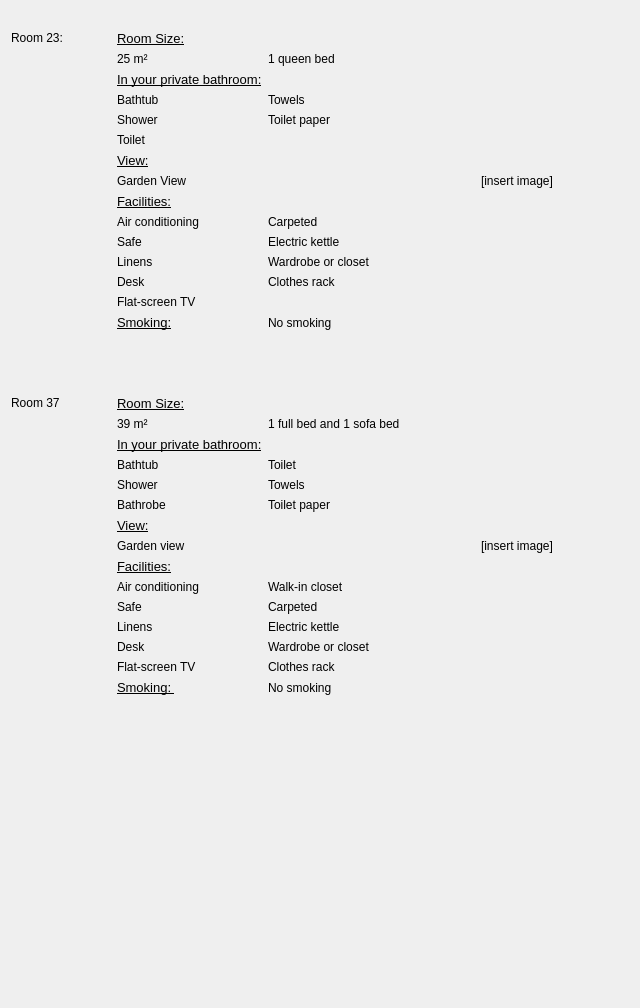
                 <widget class="QWidget" name="scrollAreaWidgetContents_5">
                  <property name="geometry">
                   <rect>
                    <x>0</x>
                    <y>0</y>
                    <width>640</width>
                    <height>1008</height>
                   </rect>
                  </property>
                  <layout class="QGridLayout" name="gridLayout_26">
                   <item row="1" column="0">
                    <layout class="QVBoxLayout" name="verticalLayout_4">
                     <item>
                      <layout class="QGridLayout" name="gridLayout_27">
                       <item row="0" column="1">
                        <spacer name="horizontalSpacer_2">
                         <property name="orientation">
                          <enum>Qt::Orientation::Horizontal</enum>
                         </property>
                         <property name="sizeHint" stdset="0">
                          <size>
                           <width>40</width>
                           <height>20</height>
                          </size>
                         </property>
                        </spacer>
                       </item>
                       <item row="0" column="3">
                        <spacer name="horizontalSpacer_35">
                         <property name="orientation">
                          <enum>Qt::Orientation::Horizontal</enum>
                         </property>
                         <property name="sizeHint" stdset="0">
                          <size>
                           <width>40</width>
                           <height>20</height>
                          </size>
                         </property>
                        </spacer>
                       </item>
                       <item row="0" column="2">
                        <spacer name="horizontalSpacer_5">
                         <property name="orientation">
                          <enum>Qt::Orientation::Horizontal</enum>
                         </property>
                         <property name="sizeHint" stdset="0">
                          <size>
                           <width>40</width>
                           <height>20</height>
                          </size>
                         </property>
                        </spacer>
                       </item>
                       <item row="0" column="4">
                        <spacer name="horizontalSpacer_4">
                         <property name="orientation">
                          <enum>Qt::Orientation::Horizontal</enum>
                         </property>
                         <property name="sizeHint" stdset="0">
                          <size>
                           <width>40</width>
                           <height>20</height>
                          </size>
                         </property>
                        </spacer>
                       </item>
                       <item row="1" column="1" colspan="3">
                        <layout class="QGridLayout" name="gridLayout_2">
                         <item row="1" column="1">
                          <widget class="QLabel" name="label_18">
                           <property name="text">
                            <string>1 queen bed</string>
                           </property>
                          </widget>
                         </item>
                         <item row="10" column="1">
                          <widget class="QLabel" name="label_39">
                           <property name="text">
                            <string>Electric kettle</string>
                           </property>
                          </widget>
                         </item>
                         <item row="12" column="0">
                          <widget class="QLabel" name="label_42">
                           <property name="text">
                            <string>Desk</string>
                           </property>
                          </widget>
                         </item>
                         <item row="10" column="0">
                          <widget class="QLabel" name="label_38">
                           <property name="text">
                            <string>Safe</string>
                           </property>
                          </widget>
                         </item>
                         <item row="14" column="1">
                          <widget class="QLabel" name="label_32">
                           <property name="text">
                            <string>No smoking</string>
                           </property>
                          </widget>
                         </item>
                         <item row="11" column="0">
                          <widget class="QLabel" name="label_40">
                           <property name="text">
                            <string>Linens</string>
                           </property>
                          </widget>
                         </item>
                         <item row="3" column="0">
                          <widget class="QLabel" name="label_25">
                           <property name="text">
                            <string>Bathtub</string>
                           </property>
                          </widget>
                         </item>
                         <item row="7" column="0">
                          <widget class="QLabel" name="label_21">
                           <property name="text">
                            <string>Garden View</string>
                           </property>
                          </widget>
                         </item>
                         <item row="6" column="0">
                          <widget class="QLabel" name="label_29">
                           <property name="font">
                            <font>
                             <pointsize>10</pointsize>
                             <underline>true</underline>
                             <fontweight>DemiBold</fontweight>
                            </font>
                           </property>
                           <property name="text">
                            <string>View:</string>
                           </property>
                          </widget>
                         </item>
                         <item row="4" column="0">
                          <widget class="QLabel" name="label_34">
                           <property name="text">
                            <string>Shower</string>
                           </property>
                          </widget>
                         </item>
                         <item row="2" column="0">
                          <widget class="QLabel" name="label_24">
                           <property name="font">
                            <font>
                             <pointsize>10</pointsize>
                             <underline>true</underline>
                             <fontweight>DemiBold</fontweight>
                            </font>
                           </property>
                           <property name="text">
                            <string>In your private bathroom:</string>
                           </property>
                          </widget>
                         </item>
                         <item row="14" column="0">
                          <widget class="QLabel" name="label_31">
                           <property name="font">
                            <font>
                             <pointsize>10</pointsize>
                             <underline>true</underline>
                             <fontweight>DemiBold</fontweight>
                            </font>
                           </property>
                           <property name="text">
                            <string>Smoking:</string>
                           </property>
                          </widget>
                         </item>
                         <item row="11" column="1">
                          <widget class="QLabel" name="label_41">
                           <property name="text">
                            <string>Wardrobe or closet</string>
                           </property>
                          </widget>
                         </item>
                         <item row="12" column="1">
                          <widget class="QLabel" name="label_43">
                           <property name="text">
                            <string>Clothes rack</string>
                           </property>
                          </widget>
                         </item>
                         <item row="5" column="0">
                          <widget class="QLabel" name="label_36">
                           <property name="text">
                            <string>Toilet</string>
                           </property>
                          </widget>
                         </item>
                         <item row="1" column="0">
                          <widget class="QLabel" name="label_3">
                           <property name="text">
                            <string>25 m²</string>
                           </property>
                          </widget>
                         </item>
                         <item row="0" column="0">
                          <widget class="QLabel" name="label">
                           <property name="font">
                            <font>
                             <pointsize>10</pointsize>
                             <underline>true</underline>
                             <fontweight>DemiBold</fontweight>
                            </font>
                           </property>
                           <property name="text">
                            <string>Room Size:</string>
                           </property>
                          </widget>
                         </item>
                         <item row="3" column="1">
                          <widget class="QLabel" name="label_22">
                           <property name="text">
                            <string>Towels</string>
                           </property>
                          </widget>
                         </item>
                         <item row="4" column="1">
                          <widget class="QLabel" name="label_35">
                           <property name="text">
                            <string>Toilet paper</string>
                           </property>
                          </widget>
                         </item>
                         <item row="8" column="0">
                          <widget class="QLabel" name="label_30">
                           <property name="font">
                            <font>
                             <pointsize>10</pointsize>
                             <underline>true</underline>
                             <fontweight>DemiBold</fontweight>
                            </font>
                           </property>
                           <property name="text">
                            <string>Facilities:</string>
                           </property>
                          </widget>
                         </item>
                         <item row="9" column="0">
                          <widget class="QLabel" name="label_2">
                           <property name="text">
                            <string>Air conditioning</string>
                           </property>
                          </widget>
                         </item>
                         <item row="9" column="1">
                          <widget class="QLabel" name="label_37">
                           <property name="text">
                            <string>Carpeted</string>
                           </property>
                          </widget>
                         </item>
                         <item row="13" column="0">
                          <widget class="QLabel" name="label_44">
                           <property name="text">
                            <string>Flat-screen TV</string>
                           </property>
                          </widget>
                         </item>
                        </layout>
                       </item>
                       <item row="5" column="1" colspan="3">
                        <layout class="QGridLayout" name="gridLayout_18">
                         <item row="0" column="0">
                          <widget class="QLabel" name="label_50">
                           <property name="font">
                            <font>
                             <pointsize>10</pointsize>
                             <underline>true</underline>
                             <fontweight>DemiBold</fontweight>
                            </font>
                           </property>
                           <property name="text">
                            <string>Room Size:</string>
                           </property>
                          </widget>
                         </item>
                         <item row="10" column="1">
                          <widget class="QLabel" name="label_72">
                           <property name="text">
                            <string>Carpeted</string>
                           </property>
                          </widget>
                         </item>
                         <item row="9" column="1">
                          <widget class="QLabel" name="label_71">
                           <property name="text">
                            <string>Walk-in closet</string>
                           </property>
                          </widget>
                         </item>
                         <item row="4" column="0">
                          <widget class="QLabel" name="label_65">
                           <property name="text">
                            <string>Shower</string>
                           </property>
                          </widget>
                         </item>
                         <item row="5" column="1">
                          <widget class="QLabel" name="label_68">
                           <property name="text">
                            <string>Toilet paper</string>
                           </property>
                          </widget>
                         </item>
                         <item row="2" column="0">
                          <widget class="QLabel" name="label_63">
                           <property name="font">
                            <font>
                             <pointsize>10</pointsize>
                             <underline>true</underline>
                             <fontweight>DemiBold</fontweight>
                            </font>
                           </property>
                           <property name="text">
                            <string>In your private bathroom:</string>
                           </property>
                          </widget>
                         </item>
                         <item row="1" column="0">
                          <widget class="QLabel" name="label_52">
                           <property name="text">
                            <string>39 m²</string>
                           </property>
                          </widget>
                         </item>
                         <item row="3" column="0">
                          <widget class="QLabel" name="label_55">
                           <property name="text">
                            <string>Bathtub</string>
                           </property>
                          </widget>
                         </item>
                         <item row="8" column="0">
                          <widget class="QLabel" name="label_69">
                           <property name="font">
                            <font>
                             <pointsize>10</pointsize>
                             <underline>true</underline>
                             <fontweight>DemiBold</fontweight>
                            </font>
                           </property>
                           <property name="text">
                            <string>Facilities:</string>
                           </property>
                          </widget>
                         </item>
                         <item row="1" column="1">
                          <widget class="QLabel" name="label_58">
                           <property name="text">
                            <string>1 full bed and 1 sofa bed</string>
                           </property>
                          </widget>
                         </item>
                         <item row="6" column="0">
                          <widget class="QLabel" name="label_62">
                           <property name="font">
                            <font>
                             <pointsize>10</pointsize>
                             <underline>true</underline>
                             <fontweight>DemiBold</fontweight>
                            </font>
                           </property>
                           <property name="text">
                            <string>View:</string>
                           </property>
                          </widget>
                         </item>
                         <item row="9" column="0">
                          <widget class="QLabel" name="label_53">
                           <property name="text">
                            <string>Air conditioning</string>
                           </property>
                          </widget>
                         </item>
                         <item row="12" column="0">
                          <widget class="QLabel" name="label_75">
                           <property name="text">
                            <string>Desk</string>
                           </property>
                          </widget>
                         </item>
                         <item row="14" column="0">
                          <widget class="QLabel" name="label_47">
                           <property name="font">
                            <font>
                             <pointsize>10</pointsize>
                             <underline>true</underline>
                             <fontweight>DemiBold</fontweight>
                            </font>
                           </property>
                           <property name="text">
                            <string>Smoking: </string>
                           </property>
                          </widget>
                         </item>
                         <item row="4" column="1">
                          <widget class="QLabel" name="label_66">
                           <property name="text">
                            <string>Towels</string>
                           </property>
                          </widget>
                         </item>
                         <item row="5" column="0">
                          <widget class="QLabel" name="label_67">
                           <property name="text">
                            <string>Bathrobe</string>
                           </property>
                          </widget>
                         </item>
                         <item row="11" column="0">
                          <widget class="QLabel" name="label_73">
                           <property name="text">
                            <string>Linens</string>
                           </property>
                          </widget>
                         </item>
                         <item row="10" column="0">
                          <widget class="QLabel" name="label_51">
                           <property name="text">
                            <string>Safe</string>
                           </property>
                          </widget>
                         </item>
                         <item row="7" column="0">
                          <widget class="QLabel" name="label_57">
                           <property name="text">
                            <string>Garden view</string>
                           </property>
                          </widget>
                         </item>
                         <item row="11" column="1">
                          <widget class="QLabel" name="label_74">
                           <property name="text">
                            <string>Electric kettle</string>
                           </property>
                          </widget>
                         </item>
                         <item row="14" column="1">
                          <widget class="QLabel" name="label_70">
                           <property name="text">
                            <string>No smoking</string>
                           </property>
                          </widget>
                         </item>
                         <item row="3" column="1">
                          <widget class="QLabel" name="label_64">
                           <property name="text">
                            <string>Toilet</string>
                           </property>
                          </widget>
                         </item>
                         <item row="13" column="0">
                          <widget class="QLabel" name="label_76">
                           <property name="text">
                            <string>Flat-screen TV</string>
                           </property>
                          </widget>
                         </item>
                         <item row="12" column="1">
                          <widget class="QLabel" name="label_77">
                           <property name="text">
                            <string>Wardrobe or closet</string>
                           </property>
                          </widget>
                         </item>
                         <item row="13" column="1">
                          <widget class="QLabel" name="label_78">
                           <property name="text">
                            <string>Clothes rack</string>
                           </property>
                          </widget>
                         </item>
                        </layout>
                       </item>
                       <item row="0" column="5">
                        <spacer name="horizontalSpacer_34">
                         <property name="orientation">
                          <enum>Qt::Orientation::Horizontal</enum>
                         </property>
                         <property name="sizeHint" stdset="0">
                          <size>
                           <width>40</width>
                           <height>20</height>
                          </size>
                         </property>
                        </spacer>
                       </item>
                       <item row="0" column="6">
                        <spacer name="horizontalSpacer_6">
                         <property name="orientation">
                          <enum>Qt::Orientation::Horizontal</enum>
                         </property>
                         <property name="sizeHint" stdset="0">
                          <size>
                           <width>40</width>
                           <height>20</height>
                          </size>
                         </property>
                        </spacer>
                       </item>
                       <item row="4" column="0">
                        <spacer name="verticalSpacer_7">
                         <property name="orientation">
                          <enum>Qt::Orientation::Vertical</enum>
                         </property>
                         <property name="sizeType">
                          <enum>QSizePolicy::Policy::Fixed</enum>
                         </property>
                         <property name="sizeHint" stdset="0">
                          <size>
                           <width>20</width>
                           <height>20</height>
                          </size>
                         </property>
                        </spacer>
                       </item>
                       <item row="1" column="4" colspan="4" alignment="Qt::AlignmentFlag::AlignHCenter">
                        <widget class="QLabel" name="label_23">
                         <property name="text">
                          <string>[insert image]</string>
                         </property>
                        </widget>
                       </item>
                       <item row="3" column="0">
                        <spacer name="verticalSpacer_6">
                         <property name="orientation">
                          <enum>Qt::Orientation::Vertical</enum>
                         </property>
                         <property name="sizeType">
                          <enum>QSizePolicy::Policy::Fixed</enum>
                         </property>
                         <property name="sizeHint" stdset="0">
                          <size>
                           <width>20</width>
                           <height>20</height>
                          </size>
                         </property>
                        </spacer>
                       </item>
                       <item row="0" column="7">
                        <spacer name="horizontalSpacer_3">
                         <property name="orientation">
                          <enum>Qt::Orientation::Horizontal</enum>
                         </property>
                         <property name="sizeHint" stdset="0">
                          <size>
                           <width>40</width>
                           <height>20</height>
                          </size>
                         </property>
                        </spacer>
                       </item>
                       <item row="2" column="0">
                        <spacer name="verticalSpacer_2">
                         <property name="orientation">
                          <enum>Qt::Orientation::Vertical</enum>
                         </property>
                         <property name="sizeType">
                          <enum>QSizePolicy::Policy::Fixed</enum>
                         </property>
                         <property name="sizeHint" stdset="0">
                          <size>
                           <width>20</width>
                           <height>20</height>
                          </size>
                         </property>
                        </spacer>
                       </item>
                       <item row="5" column="0" alignment="Qt::AlignmentFlag::AlignTop">
                        <widget class="QLabel" name="label_56">
                         <property name="text">
                          <string>Room 37</string>
                         </property>
                        </widget>
                       </item>
                       <item row="1" column="0" alignment="Qt::AlignmentFlag::AlignTop">
                        <widget class="QLabel" name="label_54">
                         <property name="text">
                          <string>Room 23:</string>
                         </property>
                        </widget>
                       </item>
                       <item row="0" column="0">
                        <spacer name="horizontalSpacer">
                         <property name="orientation">
                          <enum>Qt::Orientation::Horizontal</enum>
                         </property>
                         <property name="sizeType">
                          <enum>QSizePolicy::Policy::Fixed</enum>
                         </property>
                         <property name="sizeHint" stdset="0">
                          <size>
                           <width>100</width>
                           <height>20</height>
                          </size>
                         </property>
                        </spacer>
                       </item>
                       <item row="5" column="4" colspan="4" alignment="Qt::AlignmentFlag::AlignHCenter">
                        <widget class="QLabel" name="label_79">
                         <property name="text">
                          <string>[insert image]</string>
                         </property>
                        </widget>
                       </item>
                      </layout>
                     </item>
                     <item>
                      <spacer name="verticalSpacer_3">
                       <property name="orientation">
                        <enum>Qt::Orientation::Vertical</enum>
                       </property>
                       <property name="sizeHint" stdset="0">
                        <size>
                         <width>20</width>
                         <height>40</height>
                        </size>
                       </property>
                      </spacer>
                     </item>
                    </layout>
                   </item>
                  </layout>
                 </widget>
